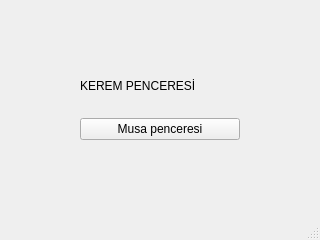
<?xml version="1.0" encoding="UTF-8"?>
<ui version="4.0">
 <class>MainWindow</class>
 <widget class="QMainWindow" name="MainWindow">
  <property name="geometry">
   <rect>
    <x>0</x>
    <y>0</y>
    <width>320</width>
    <height>240</height>
   </rect>
  </property>
  <property name="windowTitle">
   <string>MainWindow</string>
  </property>
  <widget class="QWidget" name="centralwidget">
   <widget class="QWidget" name="verticalLayoutWidget">
    <property name="geometry">
     <rect>
      <x>80</x>
      <y>60</y>
      <width>160</width>
      <height>80</height>
     </rect>
    </property>
    <layout class="QVBoxLayout" name="verticalLayout">
     <item>
      <widget class="QLabel" name="label">
       <property name="text">
        <string>KEREM PENCERESİ</string>
       </property>
      </widget>
     </item>
     <item>
      <widget class="QPushButton" name="btnMusa">
       <property name="text">
        <string>Musa penceresi</string>
       </property>
      </widget>
     </item>
    </layout>
   </widget>
  </widget>
  <widget class="QMenuBar" name="menubar">
   <property name="geometry">
    <rect>
     <x>0</x>
     <y>0</y>
     <width>320</width>
     <height>21</height>
    </rect>
   </property>
  </widget>
  <widget class="QStatusBar" name="statusbar"/>
 </widget>
 <resources/>
 <connections/>
</ui>
